Frame 1 (no input): blank canvas, image omitted
Frame 60 (no input): blank canvas, image omitted
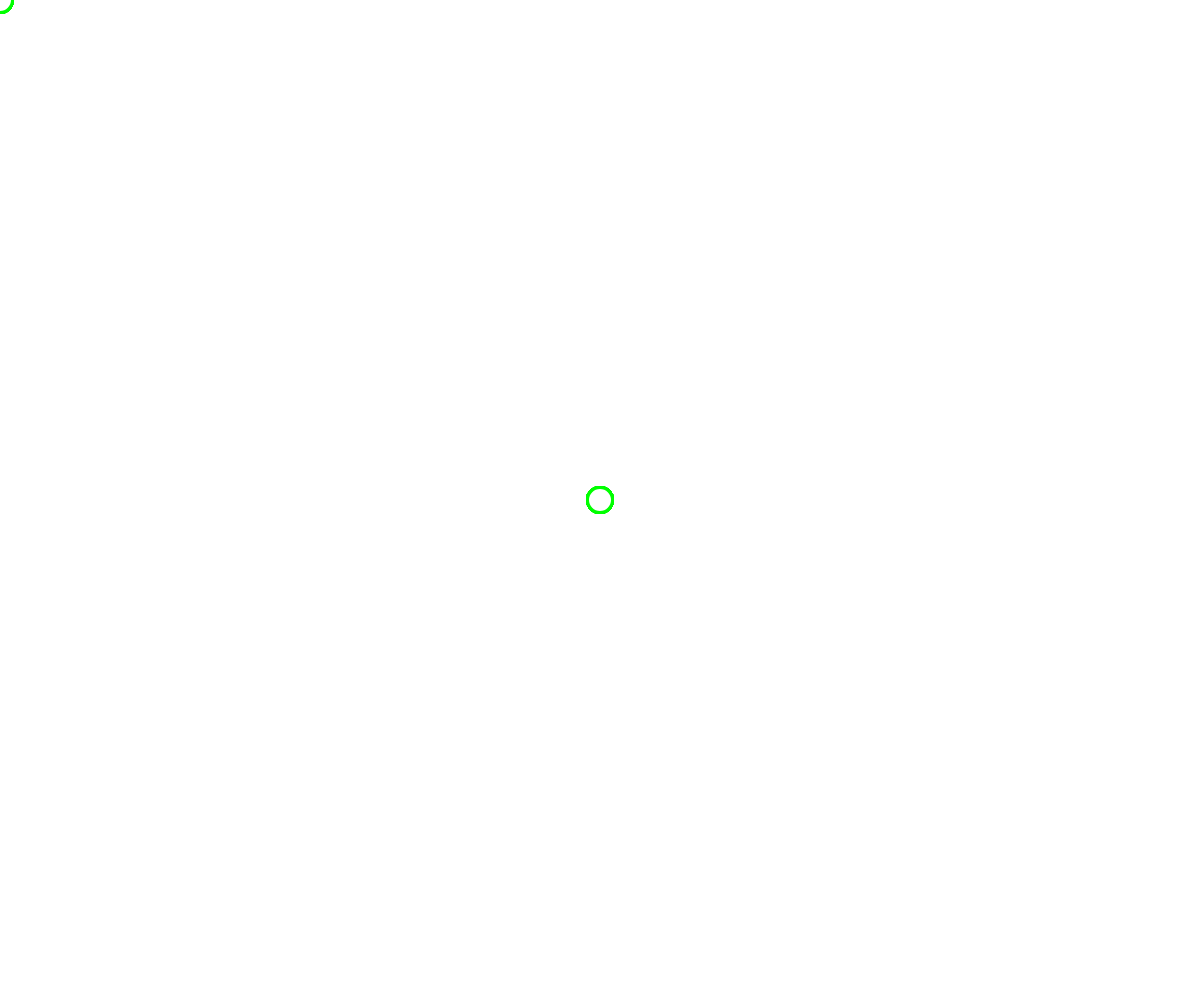
Frame 120 (the mouse pressed at the canvas centre since frame 60)

The p5.js sketch whose frames 1 and 60 were blank and that drew this single picture after the mouse press (run headless with seeded random() and noise() and a simulated clock; from frame 60 on, the mouse is pressed at the canvas centre):

// p5.js sketch
// ── sketch.js
function setup() {
  createCanvas(windowWidth, windowHeight);
  frameRate(300);
  
  
}

function draw() {
 noFill();
 stroke(0, 255, 0);
 strokeWeight(3);

fill(255);
  
  strokeWeight(3);
  ellipse(mouseX, mouseY, 25);
}
